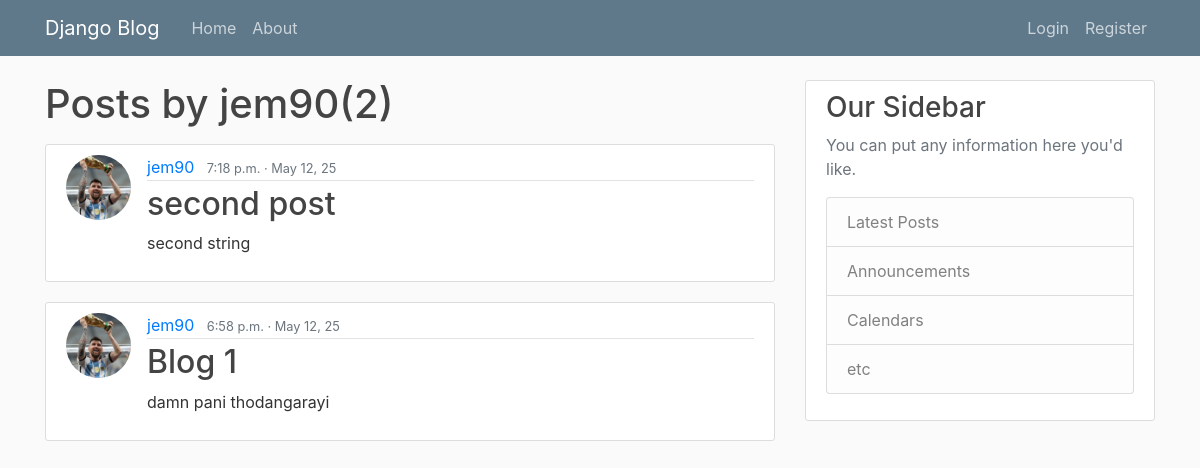
/user/jem90/, run on an earlier commit of the app's database.
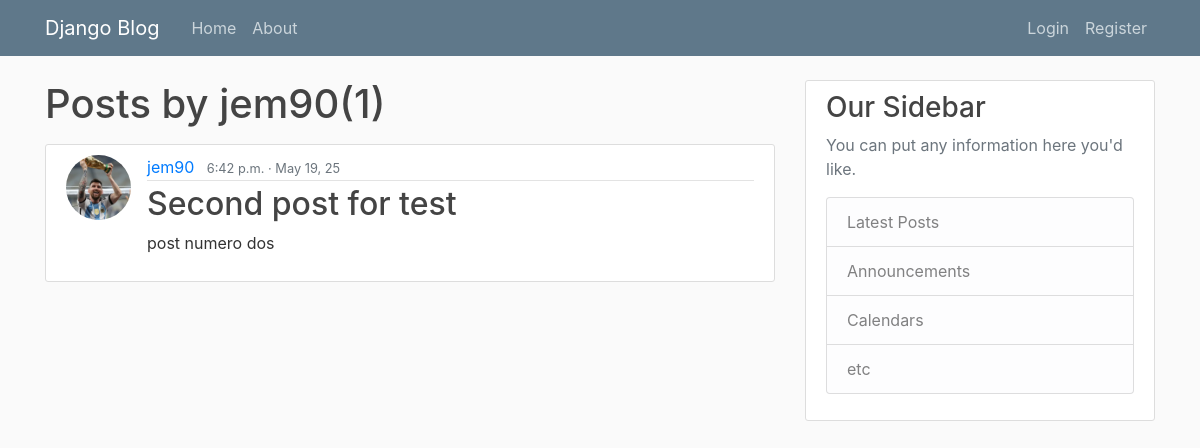
And on a later commit of the database.
### blog/models.py (models this page shows, shortened)
class Post(models.Model):
    title = models.CharField(max_length=200)
    date = models.DateTimeField(default=timezone.now)
    content = models.TextField()
    author = models.ForeignKey(User, on_delete=models.CASCADE)

### users/models.py (models this page shows, shortened)
class Profile(models.Model):
    user = models.OneToOneField(User, on_delete=models.CASCADE)
    image = models.ImageField(default="default.jpg", upload_to="profile_pics")

### blog/views.py (the view)
# urls.py: path("user/<str:username>/", UserPostListview.as_view(), name="user-posts"),
class UserPostListview(ListView):
    context_object_name = "posts"
    model = Post
    template_name = "blog/.html"
    ordering = ["-date"]
    paginate_by = 5
    def get_queryset(self):
        user = get_object_or_404(User, username=self.kwargs.get("username"))
        return Post.objects.filter(author=user).order_by("-date")

### blog/templates/blog/post_list.html (shortened to what this page needs)
{% extends "blog/base.html" %} {% block content %}
<h1 class="mb-3">
  Posts by {{ view.kwargs.username }}({{ page_obj.paginator.count }})
</h1>
{% for post in posts %}
<article class="media content-section">
  <img
    class="rounded-circle article-img"
    src="{{ post.author.profile.image.url }}"
    alt=""
  />
  <div class="media-body">
    <div class="article-metadata">
      <a class="mr-2" href="{% url 'user-posts' post.author.username %}"
        >{{ post.author }}</a
      >
      <small class="text-muted">{{ post.date|date:"P · M j, y"}}</small>
    </div>
    <h2>
      <a class="article-title" href="{% url 'post-detail' post.id %}"
        >{{ post.title }}</a
      >
    </h2>
    <p class="article-content">{{ post.content }}</p>
  </div>
</article>
{% endfor %}
{% endblock content %}

What changed in the data, as far as the page shows it:
removed Post: author.profile.image (picture), author "jem90", date "7:18 p.m. · May 12, 25", title "second post", content "second string"
removed Post: author.profile.image (picture), author "jem90", date "6:58 p.m. · May 12, 25", title "Blog 1", content "damn pani thodangarayi"
added Post: author.profile.image (picture), author "jem90", date "6:42 p.m. · May 19, 25", title "Second post for test", content "post numero dos"
Also different on the page:
{{ page_obj.paginator.count }}: "2" → "1"
